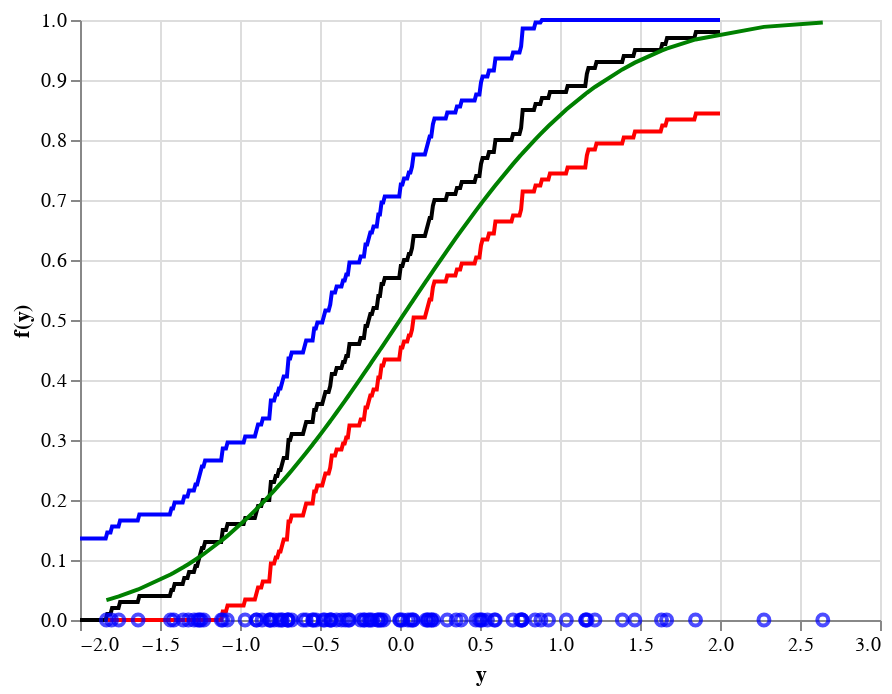

Notebook code for this chart:
### Code cell
upper_band_chart + lower_band_chart + estimated_fn_chart + data_chart + true_cdf_chart

### Figure 1 — Vega-Lite specification as saved in the notebook (floating-point values rounded to 4 significant figures; data arrays with more than 128 entries replaced by an {"elided": "..."} marker saying what was removed)
{"config": {"view": {"continuousWidth": 400, "continuousHeight": 300}}, "layer": [{"data": {"name": "data-a11f3e8bcbac7f3389c4aef8b10b4050"}, "mark": {"type": "line", "color": "blue"}, "encoding": {"x": {"type": "quantitative", "axis": {"title": "y"}, "field": "x"}, "y": {"type": "quantitative", "axis": {"title": "f(y)"}, "field": "y"}}}, {"data": {"name": "data-49550da041681f4f7ba4b01a47b1924c"}, "mark": {"type": "line", "color": "red"}, "encoding": {"x": {"type": "quantitative", "axis": {"title": "y"}, "field": "x"}, "y": {"type": "quantitative", "axis": {"title": "f(y)"}, "field": "y"}}}, {"data": {"name": "data-f30c3f24b03a69391ee84bba753afe3a"}, "mark": {"type": "line", "color": "black"}, "encoding": {"x": {"type": "quantitative", "axis": {"title": "y"}, "field": "x"}, "y": {"type": "quantitative", "axis": {"title": "f(y)"}, "field": "y"}}}, {"data": {"name": "data-386554a3ddb15da132d9a92abf72d5cb"}, "mark": {"type": "point", "color": "blue"}, "encoding": {"x": {"type": "quantitative", "axis": {"title": "y"}, "field": "x"}, "y": {"type": "quantitative", "axis": {"title": "f(y)"}, "field": "y"}}}, {"data": {"name": "data-eac54f8dd61ef9aaf4f7f25a73785f5e"}, "mark": {"type": "line", "color": "green"}, "encoding": {"x": {"type": "quantitative", "axis": {"title": "y"}, "field": "x"}, "y": {"type": "quantitative", "axis": {"title": "f(y)"}, "field": "y"}}}], "$schema": "https://vega.github.io/schema/vega-lite/v4.8.1.json", "datasets": {"data-a11f3e8bcbac7f3389c4aef8b10b4050": {"elided": "400 records"}, "data-49550da041681f4f7ba4b01a47b1924c": {"elided": "400 records"}, "data-f30c3f24b03a69391ee84bba753afe3a": {"elided": "400 records"}, "data-386554a3ddb15da132d9a92abf72d5cb": [{"x": -1.835, "y": 0}, {"x": -1.803, "y": 0}, {"x": -1.758, "y": 0}, {"x": -1.637, "y": 0}, {"x": -1.434, "y": 0}, {"x": -1.414, "y": 0}, {"x": -1.355, "y": 0}, {"x": -1.323, "y": 0}, {"x": -1.287, "y": 0}, {"x": -1.263, "y": 0}, {"x": -1.253, "y": 0}, {"x": -1.245, "y": 0}, {"x": -1.226, "y": 0}, {"x": -1.117, "y": 0}, {"x": -1.108, "y": 0}, {"x": -1.079, "y": 0}, {"x": -0.9681, "y": 0}, {"x": -0.8976, "y": 0}, {"x": -0.8961, "y": 0}, {"x": -0.8619, "y": 0}, {"x": -0.8147, "y": 0}, {"x": -0.8132, "y": 0}, {"x": -0.8073, "y": 0}, {"x": -0.7865, "y": 0}, {"x": -0.7578, "y": 0}, {"x": -0.7418, "y": 0}, {"x": -0.7354, "y": 0}, {"x": -0.7015, "y": 0}, {"x": -0.7012, "y": 0}, {"x": -0.6989, "y": 0}, {"x": -0.677, "y": 0}, {"x": -0.6042, "y": 0}, {"x": -0.5865, "y": 0}, {"x": -0.5458, "y": 0}, {"x": -0.5417, "y": 0}, {"x": -0.5254, "y": 0}, {"x": -0.4798, "y": 0}, {"x": -0.4706, "y": 0}, {"x": -0.4386, "y": 0}, {"x": -0.4314, "y": 0}, {"x": -0.43, "y": 0}, {"x": -0.3966, "y": 0}, {"x": -0.3657, "y": 0}, {"x": -0.3422, "y": 0}, {"x": -0.3219, "y": 0}, {"x": -0.317, "y": 0}, {"x": -0.2462, "y": 0}, {"x": -0.224, "y": 0}, {"x": -0.2239, "y": 0}, {"x": -0.197, "y": 0}, {"x": -0.1873, "y": 0}, {"x": -0.1753, "y": 0}, {"x": -0.139, "y": 0}, {"x": -0.1376, "y": 0}, {"x": -0.1235, "y": 0}, {"x": -0.1184, "y": 0}, {"x": -0.1017, "y": 0}, {"x": -0.002324, "y": 0}, {"x": 0.001757, "y": 0}, {"x": 0.01584, "y": 0}, {"x": 0.04962, "y": 0}, {"x": 0.06715, "y": 0}, {"x": 0.07911, "y": 0}, {"x": 0.08301, "y": 0}, {"x": 0.1629, "y": 0}, {"x": 0.1729, "y": 0}, {"x": 0.1759, "y": 0}, {"x": 0.1963, "y": 0}, {"x": 0.1965, "y": 0}, {"x": 0.2098, "y": 0}, {"x": 0.2954, "y": 0}, {"x": 0.351, "y": 0}, {"x": 0.3816, "y": 0}, {"x": 0.4744, "y": 0}, {"x": 0.4967, "y": 0}, {"x": 0.5044, "y": 0}, {"x": 0.5143, "y": 0}, {"x": 0.5465, "y": 0}, {"x": 0.5906, "y": 0}, {"x": 0.5956, "y": 0}, {"x": 0.7057, "y": 0}, {"x": 0.7518, "y": 0}, {"x": 0.7598, "y": 0}, {"x": 0.7633, "y": 0}, {"x": 0.7634, "y": 0}, {"x": 0.8443, "y": 0}, {"x": 0.8804, "y": 0}, {"x": 0.9282, "y": 0}, {"x": 1.04, "y": 0}, {"x": 1.16, "y": 0}, {"x": 1.163, "y": 0}, {"x": 1.17, "y": 0}, {"x": 1.218, "y": 0}, {"x": 1.39, "y": 0}, {"x": 1.468, "y": 0}, {"x": 1.634, "y": 0}, {"x": 1.666, "y": 0}, {"x": 1.847, "y": 0}, {"x": 2.275, "y": 0}, {"x": 2.643, "y": 0}], "data-eac54f8dd61ef9aaf4f7f25a73785f5e": [{"x": -1.835, "y": 0.03325}, {"x": -1.803, "y": 0.03568}, {"x": -1.758, "y": 0.03941}, {"x": -1.637, "y": 0.05084}, {"x": -1.434, "y": 0.07577}, {"x": -1.414, "y": 0.07868}, {"x": -1.355, "y": 0.08778}, {"x": -1.323, "y": 0.09291}, {"x": -1.287, "y": 0.09908}, {"x": -1.263, "y": 0.1033}, {"x": -1.253, "y": 0.1051}, {"x": -1.245, "y": 0.1065}, {"x": -1.226, "y": 0.11}, {"x": -1.117, "y": 0.132}, {"x": -1.108, "y": 0.134}, {"x": -1.079, "y": 0.1402}, {"x": -0.9681, "y": 0.1665}, {"x": -0.8976, "y": 0.1847}, {"x": -0.8961, "y": 0.1851}, {"x": -0.8619, "y": 0.1944}, {"x": -0.8147, "y": 0.2076}, {"x": -0.8132, "y": 0.208}, {"x": -0.8073, "y": 0.2097}, {"x": -0.7865, "y": 0.2158}, {"x": -0.7578, "y": 0.2243}, {"x": -0.7418, "y": 0.2291}, {"x": -0.7354, "y": 0.231}, {"x": -0.7015, "y": 0.2415}, {"x": -0.7012, "y": 0.2416}, {"x": -0.6989, "y": 0.2423}, {"x": -0.677, "y": 0.2492}, {"x": -0.6042, "y": 0.2729}, {"x": -0.5865, "y": 0.2788}, {"x": -0.5458, "y": 0.2926}, {"x": -0.5417, "y": 0.294}, {"x": -0.5254, "y": 0.2997}, {"x": -0.4798, "y": 0.3157}, {"x": -0.4706, "y": 0.319}, {"x": -0.4386, "y": 0.3305}, {"x": -0.4314, "y": 0.3331}, {"x": -0.43, "y": 0.3336}, {"x": -0.3966, "y": 0.3458}, {"x": -0.3657, "y": 0.3573}, {"x": -0.3422, "y": 0.3661}, {"x": -0.3219, "y": 0.3738}, {"x": -0.317, "y": 0.3756}, {"x": -0.2462, "y": 0.4028}, {"x": -0.224, "y": 0.4114}, {"x": -0.2239, "y": 0.4114}, {"x": -0.197, "y": 0.4219}, {"x": -0.1873, "y": 0.4257}, {"x": -0.1753, "y": 0.4304}, {"x": -0.139, "y": 0.4447}, {"x": -0.1376, "y": 0.4453}, {"x": -0.1235, "y": 0.4508}, {"x": -0.1184, "y": 0.4529}, {"x": -0.1017, "y": 0.4595}, {"x": -0.002324, "y": 0.4991}, {"x": 0.001757, "y": 0.5007}, {"x": 0.01584, "y": 0.5063}, {"x": 0.04962, "y": 0.5198}, {"x": 0.06715, "y": 0.5268}, {"x": 0.07911, "y": 0.5315}, {"x": 0.08301, "y": 0.5331}, {"x": 0.1629, "y": 0.5647}, {"x": 0.1729, "y": 0.5686}, {"x": 0.1759, "y": 0.5698}, {"x": 0.1963, "y": 0.5778}, {"x": 0.1965, "y": 0.5779}, {"x": 0.2098, "y": 0.5831}, {"x": 0.2954, "y": 0.6161}, {"x": 0.351, "y": 0.6372}, {"x": 0.3816, "y": 0.6486}, {"x": 0.4744, "y": 0.6824}, {"x": 0.4967, "y": 0.6903}, {"x": 0.5044, "y": 0.693}, {"x": 0.5143, "y": 0.6965}, {"x": 0.5465, "y": 0.7077}, {"x": 0.5906, "y": 0.7226}, {"x": 0.5956, "y": 0.7243}, {"x": 0.7057, "y": 0.7598}, {"x": 0.7518, "y": 0.7739}, {"x": 0.7598, "y": 0.7763}, {"x": 0.7633, "y": 0.7773}, {"x": 0.7634, "y": 0.7774}, {"x": 0.8443, "y": 0.8008}, {"x": 0.8804, "y": 0.8107}, {"x": 0.9282, "y": 0.8233}, {"x": 1.04, "y": 0.8508}, {"x": 1.16, "y": 0.877}, {"x": 1.163, "y": 0.8775}, {"x": 1.17, "y": 0.879}, {"x": 1.218, "y": 0.8884}, {"x": 1.39, "y": 0.9177}, {"x": 1.468, "y": 0.9289}, {"x": 1.634, "y": 0.9489}, {"x": 1.666, "y": 0.9522}, {"x": 1.847, "y": 0.9676}, {"x": 2.275, "y": 0.9885}, {"x": 2.643, "y": 0.9959}]}}
